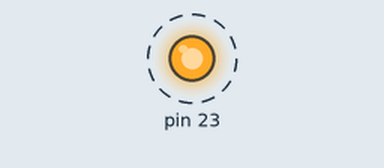
Simulated run of this sketch. Board: Arduino Uno, built with avr-gcc and run on an emulated ATmega328P. Shown: output pins drawn as LEDs (lit = HIGH). Dashed ring = blinking.

Above: at 0.5 s.
Timing chart, 0 to 4.6 s (numbered marks = the images above):
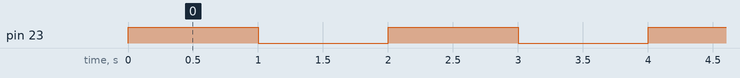

The sketch:

asm-inline-blink.ino
```cpp
/**
 * ASM Inline Blink
 *
 * A simple blink sketch that uses inline
 * assembly to turn the on-board LED on and
 * off.
 *
 * Author: Jazer Barclay
 */

// Setup Function (Runs once at the start)
void setup() {

  // First we must initialise the LED pin
  // This is the equivalent of setting the "pinMode" in C.
  // We do this by setting the data direction register for the desired
  // LED to 1. For this we set data direction register b - bit 7 to 1
  asm volatile (
    "ldi r18,0x80 ; Load immediate the value 1000 0000 into register 18 \n"
    "out 0x04,r18 ; Write contents of register 18 to IO register 4 (DDRB) \n"
    ::: "r18" // Clobber register 18
  );

}

// Main Loop (Repeats forever)
void loop() {

  // At the start of the loop we must turn on the light
  // We need to set the pin high by writing to the port register
  asm volatile(
    "ldi r18,0x80 ; Write 1000 0000 to register 18 \n"
    "out 0x05,r18 ; Write value in register 18 to PORTB (0x05) \n"
    :::"r18" // Clobber register 18
  );

  // Wait 1 second using the C function delay()
  delay(1000);

  // After the delay we now turn off the light
  // We can set the LED low by changing the value we write to DDRB
  asm volatile(
    "ldi r18,0x00 ; Write 0000 0000 to register 18 \n"
    "out 0x05,r18 ; Write value in register 18 to PORTB (0x05) \n"
    :::"r18" // Clobber register 18
  );

  // Wait 1 second using the C function delay()
  delay(1000);

} // END OF LOOP (Returns to start of loop)
```

Measured:
- by itself, pin 23: alternates HIGH for 1.0 s and LOW for 1.0 s
